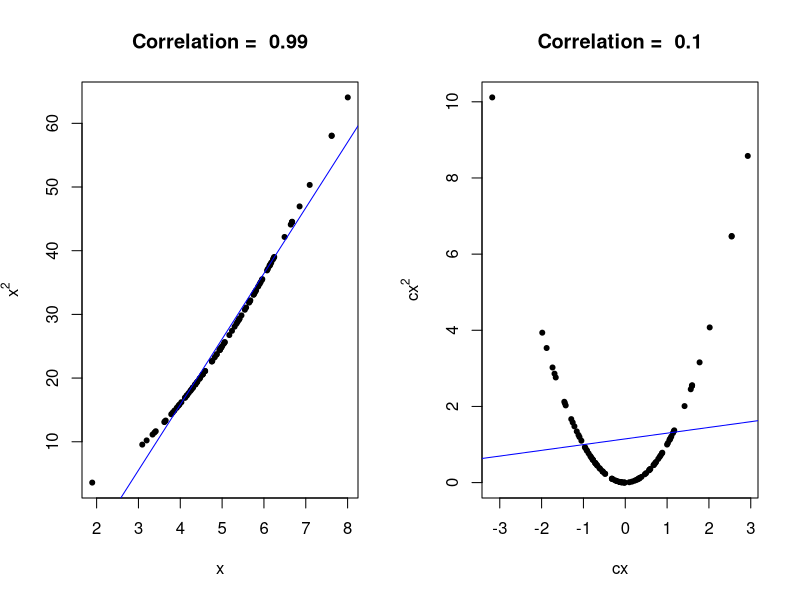
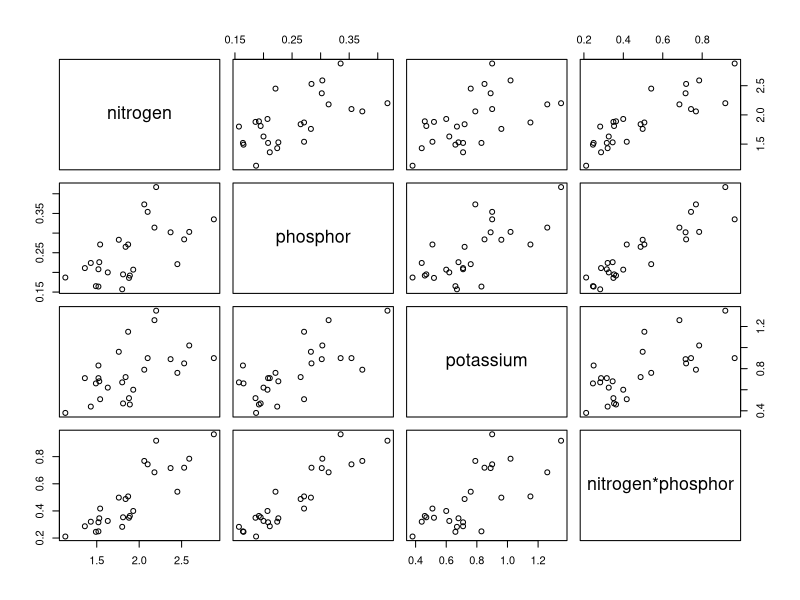
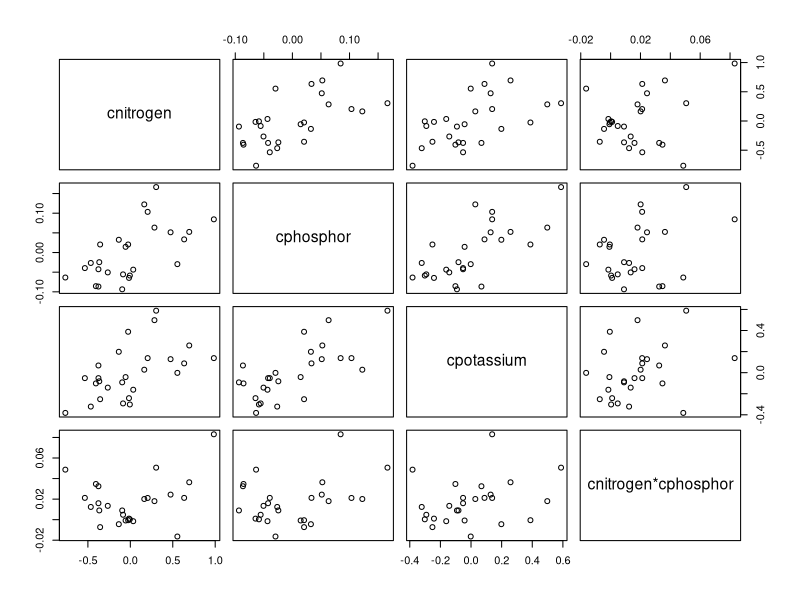
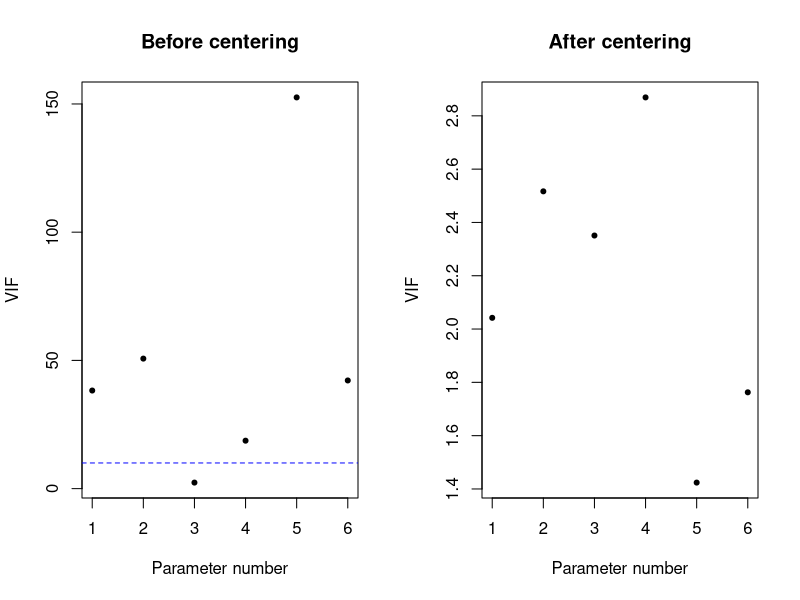
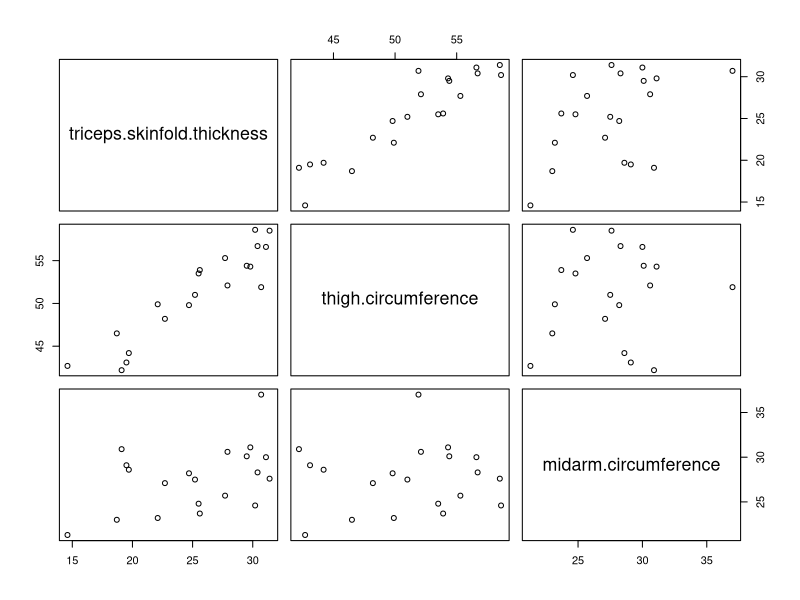

The R script that drew these images, in order:
## ---- chunk 1
CWD <- read.table("./datasets/01-linear-regression/christ.csv", header = T, sep = ",", dec = ".")
attach(CWD)

model <- lm(CWD.BASA ~ RIP.DENS)
model3 <- lm(I(log(CWD.BASA)) ~ RIP.DENS + I(RIP.DENS^2))
summary(model)
confint(model)

needles <- read.table("./datasets/01-linear-regression/needles.txt", header = T, sep = "\t", dec = ".")
attach(needles)
model_l5 <- lm(length ~ nitrogen * phosphor + potassium 
               + phosphor * residu)
model_l8 <- lm(length ~ nitrogen *  phosphor + potassium)

library(car)

body.fat <- read.table("./datasets/01-linear-regression/bodyfatNKNW.txt", header = T, dec = ".")
attach(body.fat)
## ---- chunk 2
coefs <- summary(model_l8)$coefficients
coefs
## ---- chunk 3
p <- predict(model3, newdata = data.frame(RIP.DENS=800:2200), 
             interval = "confidence")
## ---- chunk 4
p[1:3,]
## ---- chunk 5
p <- predict(model3, newdata = data.frame(RIP.DENS=800:2200), 
             interval = "prediction")
## ---- chunk 6
p[1:3,]
## ---- chunk 7
newdata <- data.frame(nitrogen = 1.9, phosphor = 0.2, 
                      potassium = 0.7)
newdata
predict.lm(model_l8, newdata, interval = "confidence")
predict.lm(model_l8, newdata, interval = "prediction")
## ---- chunk 8
x <- rnorm(100, 5, 1)
cx <- x - mean(x)
y <- x^2
cy <- cx^2
r1 <- cor(x,y)
r2 <- cor(cx,cy)
par(mfrow=c(1,2))
plot(x, y, pch = 20, main = paste("Correlation = ", round(r1,2)), xlab = "x", ylab = expression(x^2))
abline(lm(y ~ x), col = "blue")
plot(cx, cy, pch = 20, main = paste("Correlation = ", round(r2,2)), xlab = "cx", ylab = expression(cx^2))
abline(lm(cy ~ cx), col = "blue")
## ---- chunk 9
nitrogenphospor <- nitrogen * phosphor 
minerals <- cbind(nitrogen, phosphor, potassium, nitrogenphospor)
colnames(minerals)[4] <- "nitrogen*phosphor"
pairs(minerals)
## ---- chunk 10
cnitrogen <- nitrogen - mean(nitrogen)
cphosphor <- phosphor - mean(phosphor)
cpotassium <- potassium - mean(potassium)
cresidu <- residu - mean(residu)
cnitrogenphospor <- cnitrogen * cphosphor 
minerals2 <- cbind(cnitrogen, cphosphor, cpotassium, cnitrogenphospor)
colnames(minerals2)[4] <- "cnitrogen*cphosphor"
pairs(minerals2)
## ---- chunk 11
model_l8b <- lm(length ~ cnitrogen *  cphosphor + cpotassium)
model_l5b <- lm(length ~ cnitrogen * cphosphor + cpotassium + cphosphor * cresidu)
v1 <- vif(model_l5)
v2 <- vif(model_l5b)
par(mfrow=c(1,2))
plot(v1, pch = 20, main = "Before centering", ylab = "VIF", xlab = "Parameter number")
abline(h=10, lty = 2, col = "blue")
z <- seq(1.4,2.8,0.2)
plot(v2, pch = 20, main = "After centering", ylab = "VIF", xlab = "Parameter number", yaxp = c(1.4, 2.8, 7))
## ---- chunk 12
summary(model_l8)$coefficients
## ---- chunk 13
summary(model_l8b)$coefficients
## ---- chunk 14
model_bf <- lm(bodyfat ~ triceps.skinfold.thickness 
               + thigh.circumference + midarm.circumference)
summary(model_bf)
## ---- chunk 15
pairs(body.fat[,-4])
## ---- chunk 16
vif_bodyfat <- vif(model_bf)
as.data.frame(vif_bodyfat)
